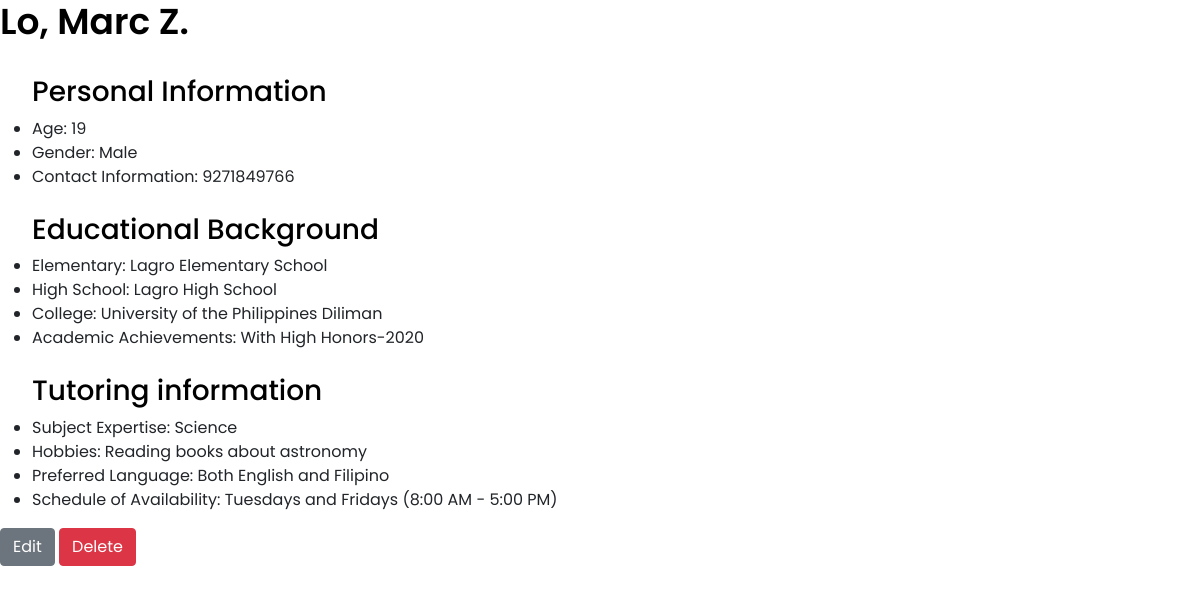
/tutorlist/2, run on the app's committed database.
### tables this page shows
CREATE TABLE "tutors" (
	"id"	INTEGER NOT NULL UNIQUE,
	"name"	TEXT NOT NULL,
	"age"	INTEGER,
	"gender"	TEXT,
	"contact"	NUMERIC,
	"elementary"	TEXT,
	"highschool"	TEXT,
	"college"	TEXT,
	"academicachievements"	TEXT,
	"type"	TEXT,
	"subject"	TEXT,
	"hobbies"	TEXT,
	"language"	TEXT,
	"schedule"	TEXT,
	"url"	TEXT,
	PRIMARY KEY("id" AUTOINCREMENT)
);

### app.py (the view)
@app.route ('/tutorlist/<tutor_type>')
def tutorlist(tutor_type):
    tutors = read_tutors_by_type(tutor_type)
    return render_template('tutorlist.html',tutor_type=tutor_type, tutors=tutors)

### app.py (called while the page is built)
@app.route('/tutorlist/<int:tutor_id>')
def tutor(tutor_id):
    tutor = read_tutor_by_id(tutor_id)
    return render_template('tutorprofile.html', tutor=tutor)

### data.py (called while the page is built)
def connect_db(path):
    conn = sqlite3.connect(path)
    conn.row_factory = sqlite3.Row
    return (conn, conn.cursor())

def read_tutor_by_id(tutor_id):
    conn, cur = connect_db(db_path)
    query = 'SELECT * FROM tutors WHERE id=?'
    result = cur.execute(query, (tutor_id,)).fetchone()
    conn.close()
    return result

### templates/tutorprofile.html (shortened to what this page needs)
{% extends 'base.html' %}
{% block content %}
<h1 style="color:black;"> {{ tutor.name }} </h1>
<ul>
    <h3 style="color:black;"> Personal Information</h3>
    <li>Age: {{ tutor.age}}</li>
    <li>Gender: {{ tutor.gender}}</li>
    <li>Contact Information: {{ tutor.contact}} </li> <br>
    <h3 style="color:black;">Educational Background</h3>
    <li>Elementary: {{ tutor.elementary}}</li>
    <li>High School: {{ tutor.highschool}}</li>
    <li>College: {{ tutor.college}}</li>
    <li>Academic Achievements: {{ tutor.academicachievements}}</li> <br>
    <h3 style="color:black;">Tutoring information</h3>
    <li>Subject Expertise: {{ tutor.subject}}</li>
    <li>Hobbies: {{ tutor.hobbies}}</li>
    <li>Preferred Language: {{ tutor.language}}</li>
    <li>Schedule of Availability: {{ tutor.schedule}}</li>
</ul>
<form action="{{ url_for('modify', tutor_type=tutor.type, tutor_id=tutor.id) }}" method="post">
    <input class="btn btn-secondary" type="submit" value="Edit" name="action">
    <input class="btn btn-danger" type="submit" value="Delete" name="action">
</form>
{% endblock %}

### templates/base.html (shortened to what this page needs)
<!DOCTYPE html>
<html lang="en">
<head>
    <link
      rel="stylesheet"
      href="https://stackpath.bootstrapcdn.com/bootstrap/4.4.1/css/bootstrap.min.css"
    />
    <link
      rel="stylesheet"
      href="https://stackpath.bootstrapcdn.com/font-awesome/4.7.0/css/font-awesome.min.css"
    />
    <link
      href="https://cdn.jsdelivr.net/npm/bootstrap@5.0.1/dist/css/bootstrap.min.css"
      rel="stylesheet"
    />
    <link
        rel="stylesheet" href="{{ url_for('static', filename='css/style.css') }}"
    />
</head>
<body>
      {% block content %}
      {% endblock %}
  </body>
</html>

### static/css/style.css (style rules this page uses)
* { margin: 0; padding: 0; font-family: 'Poppins', sans-serif; }
h1 { font-size: 36px; font-weight: 600; color:#fff; }
h3 { color:#fff; }

### data on the page
tutors: age "19", gender "Male", contact "9271849766", elementary "Lagro Elementary School", highschool "Lagro High School", college "University of the Philippines Diliman", academicachievements "With High Honors-2020", subject "Science", hobbies "Reading books about astronomy", language "Both English and Filipino", schedule "Tuesdays and Fridays (8:00 AM - 5:00 PM)"
